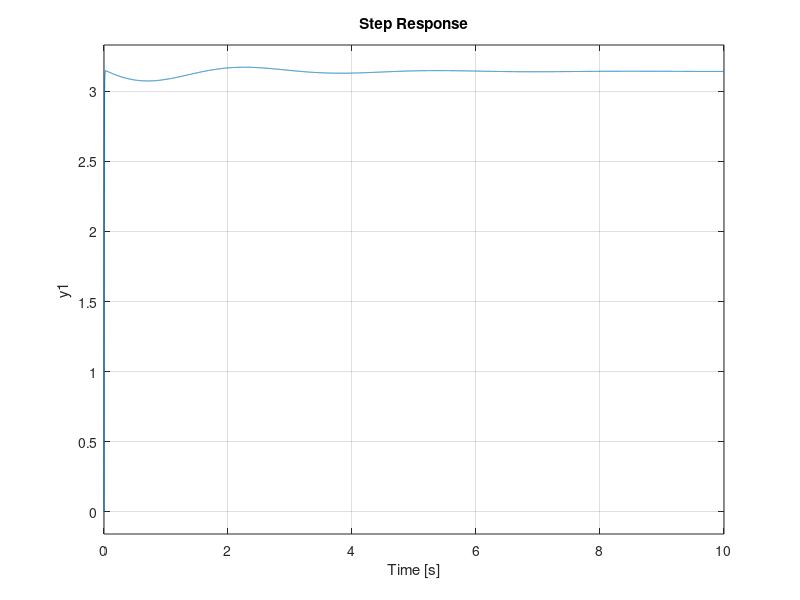

This chart was generated by the following MATLAB code:
clear
clc

M = .286;
m = .076;
g = 9.81;
l = 0.5;

A = [0 1 0 0;0 0 (g*m)/M 0;0 0 0 1;0 0 -(g*(m+M))/(l*M) 0];
B = [0;1/M;0;-1/(M*l)];
C = [0 0 1 0];
D = 0;

[num,den] = ss2tf(A,B,C,D);
tran = tf(num,den) %función de transferencia

kp = -46.1621;
ki= -200.233;
kd= -4.03087;

set_point = pi;
iptf = series(set_point,feedback(pid(kp,ki,kp)*tran,1));

step(iptf)